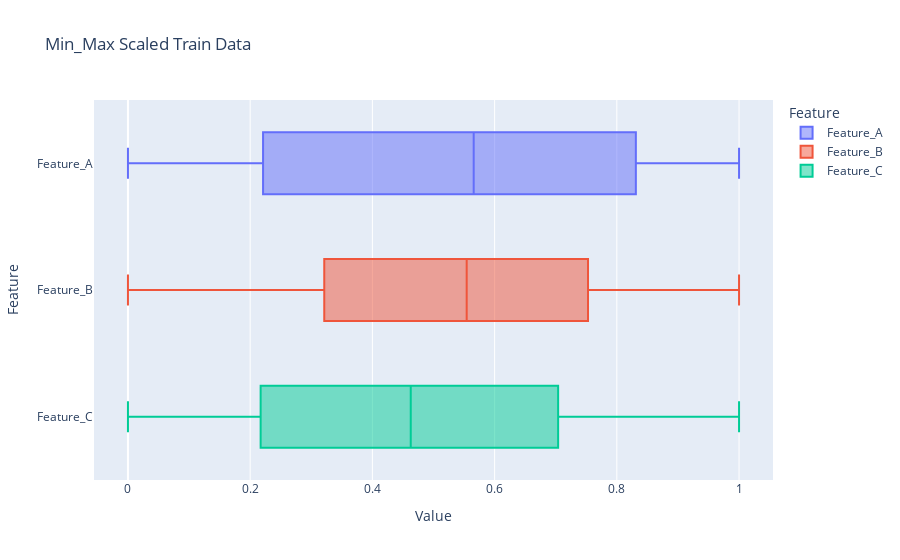

Here is the notebook cell this chart was saved with:
### Markdown cell above
__정규화 (Normalization) : 최소값을 0으로 최대값을 1로 변환__
* KNN, 이미지 처리, 신경망의 입력측 등에서 사용

### Code cell
from sklearn.preprocessing import MinMaxScaler

# 2. 스케일러 정의 및 학습
mm = MinMaxScaler()

# fit은 train에만 데이터 누수 방지
X_train_mm = mm.fit_transform(X_train)
X_test_mm = mm.transform(X_test)

# 3. 결과 데이터 프레임 구축
df_train_mm = pd.DataFrame(X_train_mm, columns = X_train.columns)
df_test_mm = pd.DataFrame(X_test_mm, columns = X_test.columns)

print('--- [검증] Train 데이터 정규화 통계량 ---')
display(df_train_mm.describe())
print('\n--- [검증] Test 데이터 정규화 통계량 ---')
display(df_test_mm.describe())

# 4. 시각화
fig_mm = px.box(df_train_mm.melt(var_name = 'Feature', value_name = 'Value'),
                x = 'Value',
                y = 'Feature',
                color = 'Feature',
                title = 'Min_Max Scaled Train Data')
fig_mm.show()

### Figure 1 — Plotly figure (JSON) as saved in the notebook; plotly's stock layout.template omitted (floating-point values rounded to 4 significant figures)
{"data": [{"alignmentgroup": "True", "hovertemplate": "Feature=%{y}<br>Value=%{x}<extra></extra>", "legendgroup": "Feature_A", "marker": {"color": "#636efa"}, "name": "Feature_A", "notched": false, "offsetgroup": "Feature_A", "orientation": "h", "showlegend": true, "type": "box", "x": [0.7946, 0.1072, 0.8373, 0.863, 0.6344, 0.9291, 0.3647, 0.8084, 0.8339, 0.08343, 0.6882, 0.171, 0.8758, 0.4121, 0.3676, 0.4491, 0.113, 0.6195, 0.9597, 0.6553, 0.1955, 0.6215, 0.08217, 0.6164, 0.454, 0.7785, 0.8604, 0.9405, 0.6031, 0.3308, 0.1332, 0.286, 0.9069, 0.8249, 0.378, 0.9589, 0.959, 0.5647, 0.5668, 0.5401, 0.7672, 0.9164, 0.02915, 0.6112, 0.711, 0.3186, 0.6269, 0.04563, 0.3712, 0.2188, 1.0, 0.2771, 0.8827, 0.1913, 0.143, 0.888, 0.7046, 0.8028, 0.1934, 0.517, 0.9822, 0.8283, 0.9912, 0.0, 0.4418, 0.2156, 0.3346, 0.475, 0.05336, 0.1519, 0.00406, 0.1184, 0.1417, 0.5365, 0.4742, 0.2234, 0.572, 0.8858, 0.8616, 0.9076], "x0": " ", "xaxis": "x", "y": ["Feature_A", "Feature_A", "Feature_A", "Feature_A", "Feature_A", "Feature_A", "Feature_A", "Feature_A", "Feature_A", "Feature_A", "Feature_A", "Feature_A", "Feature_A", "Feature_A", "Feature_A", "Feature_A", "Feature_A", "Feature_A", "Feature_A", "Feature_A", "Feature_A", "Feature_A", "Feature_A", "Feature_A", "Feature_A", "Feature_A", "Feature_A", "Feature_A", "Feature_A", "Feature_A", "Feature_A", "Feature_A", "Feature_A", "Feature_A", "Feature_A", "Feature_A", "Feature_A", "Feature_A", "Feature_A", "Feature_A", "Feature_A", "Feature_A", "Feature_A", "Feature_A", "Feature_A", "Feature_A", "Feature_A", "Feature_A", "Feature_A", "Feature_A", "Feature_A", "Feature_A", "Feature_A", "Feature_A", "Feature_A", "Feature_A", "Feature_A", "Feature_A", "Feature_A", "Feature_A", "Feature_A", "Feature_A", "Feature_A", "Feature_A", "Feature_A", "Feature_A", "Feature_A", "Feature_A", "Feature_A", "Feature_A", "Feature_A", "Feature_A", "Feature_A", "Feature_A", "Feature_A", "Feature_A", "Feature_A", "Feature_A", "Feature_A", "Feature_A"], "y0": " ", "yaxis": "y"}, {"alignmentgroup": "True", "hovertemplate": "Feature=%{y}<br>Value=%{x}<extra></extra>", "legendgroup": "Feature_B", "marker": {"color": "#EF553B"}, "name": "Feature_B", "notched": false, "offsetgroup": "Feature_B", "orientation": "h", "showlegend": true, "type": "box", "x": [0.2913, 0.7716, 0.6227, 0.721, 0.3342, 0.8731, 0.7241, 0.9487, 0.9022, 0.3083, 0.7052, 0.7307, 0.4161, 0.003907, 0.2979, 0.3941, 0.9542, 0.03891, 0.8905, 0.7502, 0.3598, 0.9137, 0.7556, 0.541, 0.9868, 0.8829, 0.2602, 0.6411, 0.2645, 0.4859, 1.0, 0.6134, 0.3958, 0.53, 0.2705, 0.4623, 0.6741, 0.4861, 0.0, 0.8166, 0.9161, 0.02263, 0.5632, 0.5518, 0.1167, 0.5542, 0.4762, 0.6657, 0.5919, 0.927, 0.9625, 0.7984, 0.3342, 0.6105, 0.6964, 0.6163, 0.9027, 0.5432, 0.4387, 0.8685, 0.6583, 0.6166, 0.3505, 0.003974, 0.255, 0.7285, 0.5018, 0.856, 0.298, 0.5544, 0.2744, 0.7322, 0.5377, 0.005395, 0.0721, 0.3987, 0.171, 0.2242, 0.2804, 0.9818], "x0": " ", "xaxis": "x", "y": ["Feature_B", "Feature_B", "Feature_B", "Feature_B", "Feature_B", "Feature_B", "Feature_B", "Feature_B", "Feature_B", "Feature_B", "Feature_B", "Feature_B", "Feature_B", "Feature_B", "Feature_B", "Feature_B", "Feature_B", "Feature_B", "Feature_B", "Feature_B", "Feature_B", "Feature_B", "Feature_B", "Feature_B", "Feature_B", "Feature_B", "Feature_B", "Feature_B", "Feature_B", "Feature_B", "Feature_B", "Feature_B", "Feature_B", "Feature_B", "Feature_B", "Feature_B", "Feature_B", "Feature_B", "Feature_B", "Feature_B", "Feature_B", "Feature_B", "Feature_B", "Feature_B", "Feature_B", "Feature_B", "Feature_B", "Feature_B", "Feature_B", "Feature_B", "Feature_B", "Feature_B", "Feature_B", "Feature_B", "Feature_B", "Feature_B", "Feature_B", "Feature_B", "Feature_B", "Feature_B", "Feature_B", "Feature_B", "Feature_B", "Feature_B", "Feature_B", "Feature_B", "Feature_B", "Feature_B", "Feature_B", "Feature_B", "Feature_B", "Feature_B", "Feature_B", "Feature_B", "Feature_B", "Feature_B", "Feature_B", "Feature_B", "Feature_B", "Feature_B"], "y0": " ", "yaxis": "y"}, {"alignmentgroup": "True", "hovertemplate": "Feature=%{y}<br>Value=%{x}<extra></extra>", "legendgroup": "Feature_C", "marker": {"color": "#00cc96"}, "name": "Feature_C", "notched": false, "offsetgroup": "Feature_C", "orientation": "h", "showlegend": true, "type": "box", "x": [0.5688, 0.7861, 0.4373, 0.6947, 0.2088, 0.3496, 0.4751, 0.9853, 0.4262, 0.7313, 0.3683, 0.1219, 0.806, 0.1697, 0.8762, 0.48, 0.3232, 0.3669, 1.0, 0.9377, 0.04774, 0.7942, 0.5092, 0.6311, 0.1187, 0.3629, 0.1685, 0.3957, 0.1466, 0.1065, 0.175, 0.4776, 0.5362, 0.4504, 0.3701, 0.5024, 0.07033, 0.007098, 0.5662, 0.05102, 0.6606, 0.1799, 0.8548, 0.0, 0.7492, 0.002619, 0.8449, 0.5957, 0.09763, 0.4412, 0.7957, 0.9641, 0.5008, 0.4367, 0.7071, 0.9361, 0.99, 0.9719, 0.9259, 0.7231, 0.2522, 0.1126, 0.005718, 0.1368, 0.3326, 0.3637, 0.3931, 0.6668, 0.5915, 0.5284, 0.4359, 0.5883, 0.2698, 0.5621, 0.2254, 0.06703, 0.7008, 0.3458, 0.7621, 0.5575], "x0": " ", "xaxis": "x", "y": ["Feature_C", "Feature_C", "Feature_C", "Feature_C", "Feature_C", "Feature_C", "Feature_C", "Feature_C", "Feature_C", "Feature_C", "Feature_C", "Feature_C", "Feature_C", "Feature_C", "Feature_C", "Feature_C", "Feature_C", "Feature_C", "Feature_C", "Feature_C", "Feature_C", "Feature_C", "Feature_C", "Feature_C", "Feature_C", "Feature_C", "Feature_C", "Feature_C", "Feature_C", "Feature_C", "Feature_C", "Feature_C", "Feature_C", "Feature_C", "Feature_C", "Feature_C", "Feature_C", "Feature_C", "Feature_C", "Feature_C", "Feature_C", "Feature_C", "Feature_C", "Feature_C", "Feature_C", "Feature_C", "Feature_C", "Feature_C", "Feature_C", "Feature_C", "Feature_C", "Feature_C", "Feature_C", "Feature_C", "Feature_C", "Feature_C", "Feature_C", "Feature_C", "Feature_C", "Feature_C", "Feature_C", "Feature_C", "Feature_C", "Feature_C", "Feature_C", "Feature_C", "Feature_C", "Feature_C", "Feature_C", "Feature_C", "Feature_C", "Feature_C", "Feature_C", "Feature_C", "Feature_C", "Feature_C", "Feature_C", "Feature_C", "Feature_C", "Feature_C"], "y0": " ", "yaxis": "y"}], "layout": {"boxmode": "overlay", "legend": {"title": {"text": "Feature"}, "tracegroupgap": 0}, "title": {"text": "Min_Max Scaled Train Data"}, "xaxis": {"anchor": "y", "domain": [0, 1], "title": {"text": "Value"}}, "yaxis": {"anchor": "x", "categoryarray": ["Feature_C", "Feature_B", "Feature_A"], "categoryorder": "array", "domain": [0, 1], "title": {"text": "Feature"}}}}
